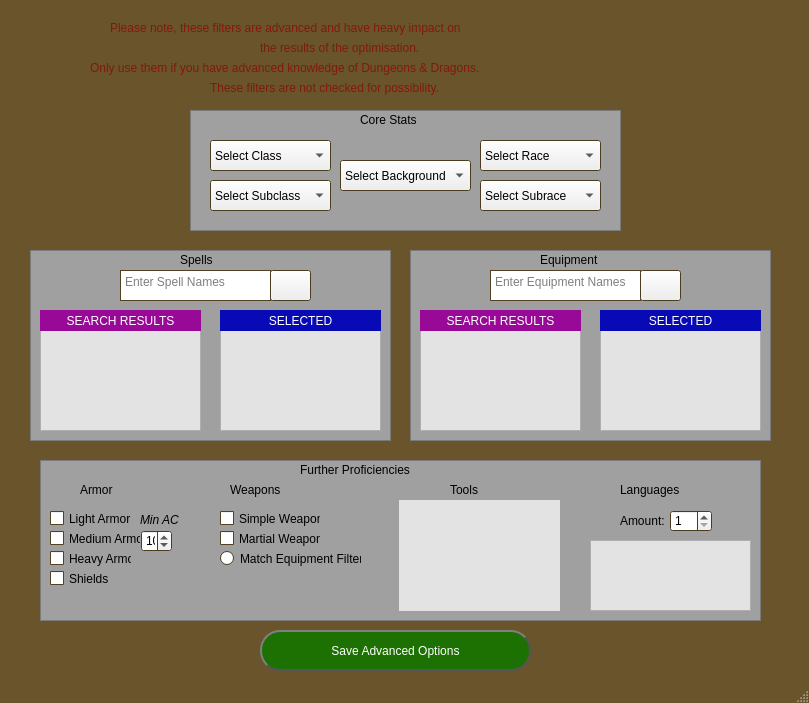
<?xml version="1.0" encoding="UTF-8"?>
<ui version="4.0">
 <class>mainWindow</class>
 <widget class="QMainWindow" name="mainWindow">
  <property name="geometry">
   <rect>
    <x>0</x>
    <y>0</y>
    <width>809</width>
    <height>703</height>
   </rect>
  </property>
  <property name="palette">
   <palette>
    <active>
     <colorrole role="Base">
      <brush brushstyle="SolidPattern">
       <color alpha="255">
        <red>255</red>
        <green>255</green>
        <blue>255</blue>
       </color>
      </brush>
     </colorrole>
     <colorrole role="Window">
      <brush brushstyle="SolidPattern">
       <color alpha="255">
        <red>105</red>
        <green>84</green>
        <blue>43</blue>
       </color>
      </brush>
     </colorrole>
    </active>
    <inactive>
     <colorrole role="Base">
      <brush brushstyle="SolidPattern">
       <color alpha="255">
        <red>255</red>
        <green>255</green>
        <blue>255</blue>
       </color>
      </brush>
     </colorrole>
     <colorrole role="Window">
      <brush brushstyle="SolidPattern">
       <color alpha="255">
        <red>105</red>
        <green>84</green>
        <blue>43</blue>
       </color>
      </brush>
     </colorrole>
    </inactive>
    <disabled>
     <colorrole role="Base">
      <brush brushstyle="SolidPattern">
       <color alpha="255">
        <red>105</red>
        <green>84</green>
        <blue>43</blue>
       </color>
      </brush>
     </colorrole>
     <colorrole role="Window">
      <brush brushstyle="SolidPattern">
       <color alpha="255">
        <red>105</red>
        <green>84</green>
        <blue>43</blue>
       </color>
      </brush>
     </colorrole>
    </disabled>
   </palette>
  </property>
  <property name="windowTitle">
   <string>Advanced Filters</string>
  </property>
  <widget class="QWidget" name="centralwidget">
   <widget class="QLabel" name="spellsLabel">
    <property name="geometry">
     <rect>
      <x>180</x>
      <y>250</y>
      <width>61</width>
      <height>20</height>
     </rect>
    </property>
    <property name="styleSheet">
     <string notr="true">font: 12pt &quot;Stencil&quot;;</string>
    </property>
    <property name="text">
     <string>Spells</string>
    </property>
   </widget>
   <widget class="QLabel" name="coreStatsLabel">
    <property name="geometry">
     <rect>
      <x>360</x>
      <y>110</y>
      <width>91</width>
      <height>20</height>
     </rect>
    </property>
    <property name="styleSheet">
     <string notr="true">font: 12pt &quot;Stencil&quot;;</string>
    </property>
    <property name="text">
     <string>Core Stats</string>
    </property>
   </widget>
   <widget class="QLabel" name="proficienciesLabel">
    <property name="geometry">
     <rect>
      <x>300</x>
      <y>460</y>
      <width>201</width>
      <height>20</height>
     </rect>
    </property>
    <property name="styleSheet">
     <string notr="true">font: 12pt &quot;Stencil&quot;;</string>
    </property>
    <property name="text">
     <string>Further Proficiencies</string>
    </property>
   </widget>
   <widget class="QGraphicsView" name="coreStatsView">
    <property name="geometry">
     <rect>
      <x>190</x>
      <y>110</y>
      <width>431</width>
      <height>121</height>
     </rect>
    </property>
    <property name="styleSheet">
     <string notr="true">background-color: rgb(160, 160, 160);</string>
    </property>
    <property name="backgroundBrush">
     <brush brushstyle="NoBrush">
      <color alpha="255">
       <red>0</red>
       <green>0</green>
       <blue>0</blue>
      </color>
     </brush>
    </property>
    <property name="renderHints">
     <set>QPainter::TextAntialiasing</set>
    </property>
   </widget>
   <widget class="QLabel" name="warningLabel1">
    <property name="geometry">
     <rect>
      <x>110</x>
      <y>20</y>
      <width>571</width>
      <height>16</height>
     </rect>
    </property>
    <property name="styleSheet">
     <string notr="true">font: 12pt &quot;Stencil&quot;;
color: rgb(131, 24, 14);</string>
    </property>
    <property name="text">
     <string>Please note, these filters are advanced and have heavy impact on</string>
    </property>
   </widget>
   <widget class="QLabel" name="warningLabel3">
    <property name="geometry">
     <rect>
      <x>90</x>
      <y>60</y>
      <width>611</width>
      <height>16</height>
     </rect>
    </property>
    <property name="styleSheet">
     <string notr="true">font: 12pt &quot;Stencil&quot;;
color: rgb(131, 24, 14);</string>
    </property>
    <property name="text">
     <string>Only use them if you have advanced knowledge of Dungeons &amp; Dragons.</string>
    </property>
   </widget>
   <widget class="QLabel" name="warningLabel2">
    <property name="geometry">
     <rect>
      <x>260</x>
      <y>40</y>
      <width>281</width>
      <height>16</height>
     </rect>
    </property>
    <property name="styleSheet">
     <string notr="true">font: 12pt &quot;Stencil&quot;;
color: rgb(131, 24, 14);</string>
    </property>
    <property name="text">
     <string>the results of the optimisation.</string>
    </property>
   </widget>
   <widget class="QPushButton" name="saveAdvancedOptions">
    <property name="geometry">
     <rect>
      <x>260</x>
      <y>630</y>
      <width>271</width>
      <height>41</height>
     </rect>
    </property>
    <property name="styleSheet">
     <string notr="true">font: 81 12pt &quot;Rockwell Extra Bold&quot;;
color: rgb(255, 255, 255);
background-color: rgb(28, 113, 2);
border: 2px solid #555;
border-radius: 20px;
border-style: outset;</string>
    </property>
    <property name="text">
     <string>Save Advanced Options</string>
    </property>
   </widget>
   <widget class="QComboBox" name="selectClass">
    <property name="geometry">
     <rect>
      <x>210</x>
      <y>140</y>
      <width>121</width>
      <height>31</height>
     </rect>
    </property>
    <property name="currentText">
     <string>Select Class</string>
    </property>
    <item>
     <property name="text">
      <string>Select Class</string>
     </property>
    </item>
   </widget>
   <widget class="QComboBox" name="selectSubclass">
    <property name="geometry">
     <rect>
      <x>210</x>
      <y>180</y>
      <width>121</width>
      <height>31</height>
     </rect>
    </property>
    <property name="currentText">
     <string>Select Subclass</string>
    </property>
    <item>
     <property name="text">
      <string>Select Subclass</string>
     </property>
    </item>
   </widget>
   <widget class="QComboBox" name="selectRace">
    <property name="geometry">
     <rect>
      <x>480</x>
      <y>140</y>
      <width>121</width>
      <height>31</height>
     </rect>
    </property>
    <property name="currentText">
     <string>Select Race</string>
    </property>
    <item>
     <property name="text">
      <string>Select Race</string>
     </property>
    </item>
   </widget>
   <widget class="QComboBox" name="selectSubrace">
    <property name="geometry">
     <rect>
      <x>480</x>
      <y>180</y>
      <width>121</width>
      <height>31</height>
     </rect>
    </property>
    <property name="currentText">
     <string>Select Subrace</string>
    </property>
    <item>
     <property name="text">
      <string>Select Subrace</string>
     </property>
    </item>
   </widget>
   <widget class="QComboBox" name="selectBackground">
    <property name="geometry">
     <rect>
      <x>340</x>
      <y>160</y>
      <width>131</width>
      <height>31</height>
     </rect>
    </property>
    <property name="layoutDirection">
     <enum>Qt::LeftToRight</enum>
    </property>
    <property name="currentText">
     <string>Select Background</string>
    </property>
    <item>
     <property name="text">
      <string>Select Background</string>
     </property>
    </item>
   </widget>
   <widget class="QGraphicsView" name="spellsView">
    <property name="geometry">
     <rect>
      <x>30</x>
      <y>250</y>
      <width>361</width>
      <height>191</height>
     </rect>
    </property>
    <property name="styleSheet">
     <string notr="true">background-color: rgb(160, 160, 160);</string>
    </property>
    <property name="backgroundBrush">
     <brush brushstyle="NoBrush">
      <color alpha="255">
       <red>0</red>
       <green>0</green>
       <blue>0</blue>
      </color>
     </brush>
    </property>
    <property name="renderHints">
     <set>QPainter::TextAntialiasing</set>
    </property>
   </widget>
   <widget class="QScrollArea" name="spellOptions">
    <property name="geometry">
     <rect>
      <x>40</x>
      <y>330</y>
      <width>161</width>
      <height>101</height>
     </rect>
    </property>
    <property name="styleSheet">
     <string notr="true">background-color: rgb(227, 227, 227);</string>
    </property>
    <property name="widgetResizable">
     <bool>true</bool>
    </property>
    <widget class="QWidget" name="spellContents">
     <property name="geometry">
      <rect>
       <x>0</x>
       <y>0</y>
       <width>159</width>
       <height>99</height>
      </rect>
     </property>
    </widget>
   </widget>
   <widget class="QTextEdit" name="spellSearchBar">
    <property name="geometry">
     <rect>
      <x>120</x>
      <y>270</y>
      <width>151</width>
      <height>31</height>
     </rect>
    </property>
    <property name="placeholderText">
     <string>Enter Spell Names</string>
    </property>
   </widget>
   <widget class="QPushButton" name="spellSearchBtn">
    <property name="geometry">
     <rect>
      <x>270</x>
      <y>270</y>
      <width>41</width>
      <height>31</height>
     </rect>
    </property>
    <property name="icon">
     <iconset>
      <normaloff>../Images/SearchImage.png</normaloff>../Images/SearchImage.png</iconset>
    </property>
    <property name="iconSize">
     <size>
      <width>32</width>
      <height>32</height>
     </size>
    </property>
   </widget>
   <widget class="QScrollArea" name="chosenSpellOptions">
    <property name="geometry">
     <rect>
      <x>220</x>
      <y>330</y>
      <width>161</width>
      <height>101</height>
     </rect>
    </property>
    <property name="styleSheet">
     <string notr="true">background-color: rgb(227, 227, 227);</string>
    </property>
    <property name="widgetResizable">
     <bool>true</bool>
    </property>
    <widget class="QWidget" name="chosenSpellContents">
     <property name="geometry">
      <rect>
       <x>0</x>
       <y>0</y>
       <width>159</width>
       <height>99</height>
      </rect>
     </property>
    </widget>
   </widget>
   <widget class="QTextEdit" name="equipmentSearchBar">
    <property name="geometry">
     <rect>
      <x>490</x>
      <y>270</y>
      <width>151</width>
      <height>31</height>
     </rect>
    </property>
    <property name="placeholderText">
     <string>Enter Equipment Names</string>
    </property>
   </widget>
   <widget class="QGraphicsView" name="equipmentView">
    <property name="geometry">
     <rect>
      <x>410</x>
      <y>250</y>
      <width>361</width>
      <height>191</height>
     </rect>
    </property>
    <property name="styleSheet">
     <string notr="true">background-color: rgb(160, 160, 160);</string>
    </property>
    <property name="backgroundBrush">
     <brush brushstyle="NoBrush">
      <color alpha="255">
       <red>0</red>
       <green>0</green>
       <blue>0</blue>
      </color>
     </brush>
    </property>
    <property name="renderHints">
     <set>QPainter::TextAntialiasing</set>
    </property>
   </widget>
   <widget class="QPushButton" name="equipmentSearchBtn">
    <property name="geometry">
     <rect>
      <x>640</x>
      <y>270</y>
      <width>41</width>
      <height>31</height>
     </rect>
    </property>
    <property name="icon">
     <iconset>
      <normaloff>../Images/SearchImage.png</normaloff>../Images/SearchImage.png</iconset>
    </property>
    <property name="iconSize">
     <size>
      <width>32</width>
      <height>32</height>
     </size>
    </property>
   </widget>
   <widget class="QGraphicsView" name="proficienciesView">
    <property name="geometry">
     <rect>
      <x>40</x>
      <y>460</y>
      <width>721</width>
      <height>161</height>
     </rect>
    </property>
    <property name="styleSheet">
     <string notr="true">background-color: rgb(160, 160, 160);</string>
    </property>
    <property name="backgroundBrush">
     <brush brushstyle="NoBrush">
      <color alpha="255">
       <red>0</red>
       <green>0</green>
       <blue>0</blue>
      </color>
     </brush>
    </property>
    <property name="renderHints">
     <set>QPainter::TextAntialiasing</set>
    </property>
   </widget>
   <widget class="QLabel" name="armorLabel">
    <property name="geometry">
     <rect>
      <x>80</x>
      <y>480</y>
      <width>61</width>
      <height>20</height>
     </rect>
    </property>
    <property name="styleSheet">
     <string notr="true">font: 12pt &quot;Stencil&quot;;</string>
    </property>
    <property name="text">
     <string>Armor</string>
    </property>
   </widget>
   <widget class="QLabel" name="weaponsLabel">
    <property name="geometry">
     <rect>
      <x>230</x>
      <y>480</y>
      <width>81</width>
      <height>20</height>
     </rect>
    </property>
    <property name="styleSheet">
     <string notr="true">font: 12pt &quot;Stencil&quot;;</string>
    </property>
    <property name="text">
     <string>Weapons</string>
    </property>
   </widget>
   <widget class="QLabel" name="toolsLabel">
    <property name="geometry">
     <rect>
      <x>450</x>
      <y>480</y>
      <width>51</width>
      <height>20</height>
     </rect>
    </property>
    <property name="styleSheet">
     <string notr="true">font: 12pt &quot;Stencil&quot;;</string>
    </property>
    <property name="text">
     <string>Tools</string>
    </property>
   </widget>
   <widget class="QLabel" name="languagesLabel">
    <property name="geometry">
     <rect>
      <x>620</x>
      <y>480</y>
      <width>91</width>
      <height>20</height>
     </rect>
    </property>
    <property name="styleSheet">
     <string notr="true">font: 12pt &quot;Stencil&quot;;</string>
    </property>
    <property name="text">
     <string>Languages</string>
    </property>
   </widget>
   <widget class="QCheckBox" name="lightArmorBtn">
    <property name="geometry">
     <rect>
      <x>50</x>
      <y>510</y>
      <width>82</width>
      <height>17</height>
     </rect>
    </property>
    <property name="text">
     <string>Light Armor</string>
    </property>
   </widget>
   <widget class="QCheckBox" name="mediumArmorBtn">
    <property name="geometry">
     <rect>
      <x>50</x>
      <y>530</y>
      <width>91</width>
      <height>17</height>
     </rect>
    </property>
    <property name="text">
     <string>Medium Armor</string>
    </property>
   </widget>
   <widget class="QCheckBox" name="heavyArmorBtn">
    <property name="geometry">
     <rect>
      <x>50</x>
      <y>550</y>
      <width>82</width>
      <height>17</height>
     </rect>
    </property>
    <property name="text">
     <string>Heavy Armor</string>
    </property>
   </widget>
   <widget class="QCheckBox" name="shieldBtn">
    <property name="geometry">
     <rect>
      <x>50</x>
      <y>570</y>
      <width>82</width>
      <height>17</height>
     </rect>
    </property>
    <property name="text">
     <string>Shields</string>
    </property>
   </widget>
   <widget class="QSpinBox" name="minACSpinner">
    <property name="geometry">
     <rect>
      <x>141</x>
      <y>530</y>
      <width>31</width>
      <height>22</height>
     </rect>
    </property>
    <property name="minimum">
     <number>5</number>
    </property>
    <property name="maximum">
     <number>20</number>
    </property>
    <property name="value">
     <number>10</number>
    </property>
   </widget>
   <widget class="QLabel" name="minACLabel">
    <property name="geometry">
     <rect>
      <x>140</x>
      <y>510</y>
      <width>41</width>
      <height>20</height>
     </rect>
    </property>
    <property name="font">
     <font>
      <italic>true</italic>
     </font>
    </property>
    <property name="text">
     <string>Min AC</string>
    </property>
   </widget>
   <widget class="QLabel" name="langAmntLabel">
    <property name="geometry">
     <rect>
      <x>620</x>
      <y>510</y>
      <width>47</width>
      <height>21</height>
     </rect>
    </property>
    <property name="text">
     <string>Amount:</string>
    </property>
   </widget>
   <widget class="QSpinBox" name="langAmntSpinner">
    <property name="geometry">
     <rect>
      <x>670</x>
      <y>510</y>
      <width>42</width>
      <height>22</height>
     </rect>
    </property>
    <property name="minimum">
     <number>1</number>
    </property>
    <property name="maximum">
     <number>7</number>
    </property>
   </widget>
   <widget class="QScrollArea" name="languagesScroller">
    <property name="geometry">
     <rect>
      <x>590</x>
      <y>540</y>
      <width>161</width>
      <height>71</height>
     </rect>
    </property>
    <property name="styleSheet">
     <string notr="true">background-color: rgb(227, 227, 227);</string>
    </property>
    <property name="widgetResizable">
     <bool>true</bool>
    </property>
    <widget class="QWidget" name="scrollAreaWidgetContents">
     <property name="geometry">
      <rect>
       <x>0</x>
       <y>0</y>
       <width>159</width>
       <height>69</height>
      </rect>
     </property>
    </widget>
   </widget>
   <widget class="QStackedWidget" name="toolsStack">
    <property name="geometry">
     <rect>
      <x>399</x>
      <y>500</y>
      <width>161</width>
      <height>111</height>
     </rect>
    </property>
    <property name="styleSheet">
     <string notr="true">background-color: rgb(227, 227, 227);</string>
    </property>
    <property name="currentIndex">
     <number>1</number>
    </property>
    <widget class="QWidget" name="page"/>
    <widget class="QWidget" name="page_2"/>
   </widget>
   <widget class="QCheckBox" name="simpleWeaponsBtn">
    <property name="geometry">
     <rect>
      <x>220</x>
      <y>510</y>
      <width>101</width>
      <height>17</height>
     </rect>
    </property>
    <property name="text">
     <string>Simple Weapons</string>
    </property>
   </widget>
   <widget class="QCheckBox" name="martialWeaponsBtn">
    <property name="geometry">
     <rect>
      <x>220</x>
      <y>530</y>
      <width>101</width>
      <height>17</height>
     </rect>
    </property>
    <property name="text">
     <string>Martial Weapons</string>
    </property>
   </widget>
   <widget class="QRadioButton" name="weaponsMatchEquipmentBtn">
    <property name="geometry">
     <rect>
      <x>220</x>
      <y>550</y>
      <width>141</width>
      <height>17</height>
     </rect>
    </property>
    <property name="text">
     <string>Match Equipment Filters</string>
    </property>
   </widget>
   <widget class="QLabel" name="warningLabel4">
    <property name="geometry">
     <rect>
      <x>210</x>
      <y>80</y>
      <width>401</width>
      <height>16</height>
     </rect>
    </property>
    <property name="styleSheet">
     <string notr="true">font: 12pt &quot;Stencil&quot;;
color: rgb(131, 24, 14);</string>
    </property>
    <property name="text">
     <string>These filters are not checked for possibility.</string>
    </property>
   </widget>
   <widget class="QScrollArea" name="chosenEquipmentOptions">
    <property name="geometry">
     <rect>
      <x>600</x>
      <y>330</y>
      <width>161</width>
      <height>101</height>
     </rect>
    </property>
    <property name="styleSheet">
     <string notr="true">background-color: rgb(227, 227, 227);</string>
    </property>
    <property name="widgetResizable">
     <bool>true</bool>
    </property>
    <widget class="QWidget" name="chosenEquipmentContents">
     <property name="geometry">
      <rect>
       <x>0</x>
       <y>0</y>
       <width>159</width>
       <height>99</height>
      </rect>
     </property>
    </widget>
   </widget>
   <widget class="QScrollArea" name="equipmentOptions">
    <property name="geometry">
     <rect>
      <x>420</x>
      <y>330</y>
      <width>161</width>
      <height>101</height>
     </rect>
    </property>
    <property name="styleSheet">
     <string notr="true">background-color: rgb(227, 227, 227);</string>
    </property>
    <property name="widgetResizable">
     <bool>true</bool>
    </property>
    <widget class="QWidget" name="equipmentContents">
     <property name="geometry">
      <rect>
       <x>0</x>
       <y>0</y>
       <width>159</width>
       <height>99</height>
      </rect>
     </property>
    </widget>
   </widget>
   <widget class="QLabel" name="equipmentLabel">
    <property name="geometry">
     <rect>
      <x>540</x>
      <y>250</y>
      <width>91</width>
      <height>20</height>
     </rect>
    </property>
    <property name="styleSheet">
     <string notr="true">font: 12pt &quot;Stencil&quot;;</string>
    </property>
    <property name="text">
     <string>Equipment</string>
    </property>
   </widget>
   <widget class="QLabel" name="spellSearchLabel">
    <property name="geometry">
     <rect>
      <x>40</x>
      <y>310</y>
      <width>161</width>
      <height>21</height>
     </rect>
    </property>
    <property name="styleSheet">
     <string notr="true">background-color: rgb(152, 9, 152);
color: rgb(255, 255, 255);
font: 87 9pt &quot;Arial Black&quot;;</string>
    </property>
    <property name="text">
     <string>SEARCH RESULTS</string>
    </property>
    <property name="alignment">
     <set>Qt::AlignCenter</set>
    </property>
   </widget>
   <widget class="QLabel" name="spellSelectedLabel">
    <property name="geometry">
     <rect>
      <x>220</x>
      <y>310</y>
      <width>161</width>
      <height>21</height>
     </rect>
    </property>
    <property name="styleSheet">
     <string notr="true">background-color: rgb(7, 10, 181);
color: rgb(255, 255, 255);
font: 87 9pt &quot;Arial Black&quot;;</string>
    </property>
    <property name="text">
     <string>SELECTED</string>
    </property>
    <property name="alignment">
     <set>Qt::AlignCenter</set>
    </property>
   </widget>
   <widget class="QLabel" name="equipmentSearchLabel">
    <property name="geometry">
     <rect>
      <x>420</x>
      <y>310</y>
      <width>161</width>
      <height>21</height>
     </rect>
    </property>
    <property name="styleSheet">
     <string notr="true">background-color: rgb(152, 9, 152);
color: rgb(255, 255, 255);
font: 87 9pt &quot;Arial Black&quot;;</string>
    </property>
    <property name="text">
     <string>SEARCH RESULTS</string>
    </property>
    <property name="alignment">
     <set>Qt::AlignCenter</set>
    </property>
   </widget>
   <widget class="QLabel" name="equipmentSelectedLabel">
    <property name="geometry">
     <rect>
      <x>600</x>
      <y>310</y>
      <width>161</width>
      <height>21</height>
     </rect>
    </property>
    <property name="styleSheet">
     <string notr="true">background-color: rgb(7, 10, 181);
color: rgb(255, 255, 255);
font: 87 9pt &quot;Arial Black&quot;;</string>
    </property>
    <property name="text">
     <string>SELECTED</string>
    </property>
    <property name="alignment">
     <set>Qt::AlignCenter</set>
    </property>
   </widget>
   <zorder>proficienciesView</zorder>
   <zorder>equipmentView</zorder>
   <zorder>spellsView</zorder>
   <zorder>coreStatsView</zorder>
   <zorder>spellsLabel</zorder>
   <zorder>coreStatsLabel</zorder>
   <zorder>proficienciesLabel</zorder>
   <zorder>warningLabel1</zorder>
   <zorder>warningLabel3</zorder>
   <zorder>warningLabel2</zorder>
   <zorder>saveAdvancedOptions</zorder>
   <zorder>selectClass</zorder>
   <zorder>selectSubclass</zorder>
   <zorder>selectRace</zorder>
   <zorder>selectSubrace</zorder>
   <zorder>selectBackground</zorder>
   <zorder>spellOptions</zorder>
   <zorder>spellSearchBar</zorder>
   <zorder>spellSearchBtn</zorder>
   <zorder>chosenSpellOptions</zorder>
   <zorder>equipmentSearchBar</zorder>
   <zorder>equipmentSearchBtn</zorder>
   <zorder>armorLabel</zorder>
   <zorder>weaponsLabel</zorder>
   <zorder>toolsLabel</zorder>
   <zorder>languagesLabel</zorder>
   <zorder>lightArmorBtn</zorder>
   <zorder>mediumArmorBtn</zorder>
   <zorder>heavyArmorBtn</zorder>
   <zorder>shieldBtn</zorder>
   <zorder>minACSpinner</zorder>
   <zorder>minACLabel</zorder>
   <zorder>langAmntLabel</zorder>
   <zorder>langAmntSpinner</zorder>
   <zorder>languagesScroller</zorder>
   <zorder>toolsStack</zorder>
   <zorder>simpleWeaponsBtn</zorder>
   <zorder>martialWeaponsBtn</zorder>
   <zorder>weaponsMatchEquipmentBtn</zorder>
   <zorder>warningLabel4</zorder>
   <zorder>chosenEquipmentOptions</zorder>
   <zorder>equipmentOptions</zorder>
   <zorder>equipmentLabel</zorder>
   <zorder>spellSearchLabel</zorder>
   <zorder>spellSelectedLabel</zorder>
   <zorder>equipmentSearchLabel</zorder>
   <zorder>equipmentSelectedLabel</zorder>
  </widget>
  <widget class="QMenuBar" name="menubar">
   <property name="geometry">
    <rect>
     <x>0</x>
     <y>0</y>
     <width>809</width>
     <height>21</height>
    </rect>
   </property>
  </widget>
  <widget class="QStatusBar" name="statusbar"/>
 </widget>
 <resources/>
 <connections/>
</ui>
